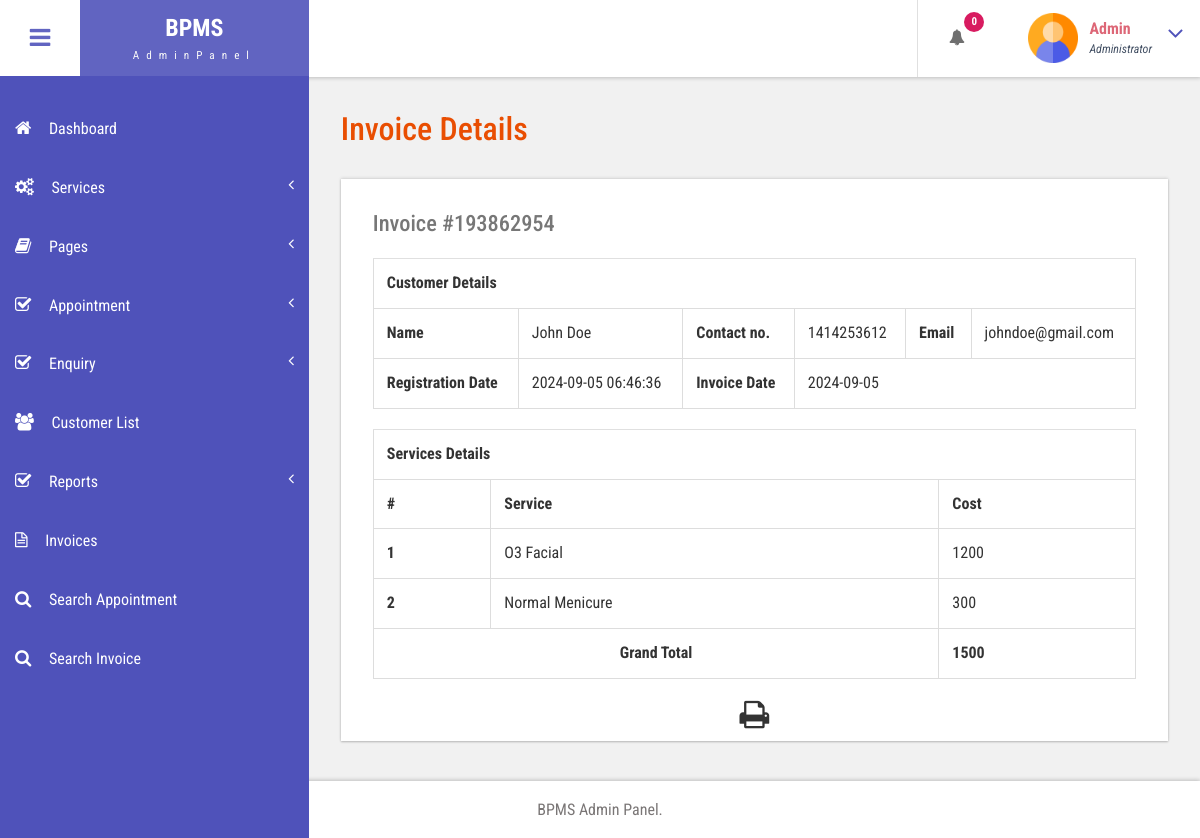
The app's page /admin/view-invoice.php?invoiceid=193862954 (signed in) with its own data.
### tables this page shows
CREATE TABLE `tblservices` (
  `ID` int(10) NOT NULL,
  `ServiceName` varchar(200) DEFAULT NULL,
  `ServiceDescription` mediumtext DEFAULT NULL,
  `Cost` int(10) DEFAULT NULL,
  `Image` varchar(200) DEFAULT NULL,
  `CreationDate` timestamp NULL DEFAULT current_timestamp()
);

### admin/view-invoice.php (the view, shortened to what this page needs)
<?php
include('includes/dbconnection.php');
if (strlen($_SESSION['bpmsaid']==0)) {
  header('location:logout.php');
  } else{
  ?>
<!DOCTYPE HTML>
<html>
<head>
<link href="css/bootstrap.css" rel='stylesheet' type='text/css' />
<link href="css/style.css" rel='stylesheet' type='text/css' />
<link href="css/font-awesome.css" rel="stylesheet">
<link href="css/animate.css" rel="stylesheet" type="text/css" media="all">
<link href="css/custom.css" rel="stylesheet">
</head>
<body class="cbp-spmenu-push">
	<div class="main-content">
		 <?php include_once('includes/sidebar.php');?>
		 <?php include_once('includes/header.php');?>
		<div id="page-wrapper">
			<div class="main-page">
				<div class="tables" id="exampl">
					<h3 class="title1">Invoice Details</h3>
	<?php
	$invid=intval($_GET['invoiceid']);
$ret=mysqli_query($con,"select DISTINCT  date(tblinvoice.PostingDate) as invoicedate,tbluser.FirstName,tbluser.LastName,tbluser.Email,tbluser.MobileNumber,tbluser.RegDate
	from  tblinvoice
	join tbluser on tbluser.ID=tblinvoice.Userid
	where tblinvoice.BillingId='$invid'");
while ($row=mysqli_fetch_array($ret)) {
?>
					<div class="table-responsive bs-example widget-shadow">
						<h4>Invoice #<?php echo $invid;?></h4>
						<table class="table table-bordered" width="100%" border="1">
<tr>
<th colspan="6">Customer Details</th>
</tr>
							 <tr>
								<th>Name</th>
								<td><?php echo $row['FirstName']?> <?php echo $row['LastName']?></td>
								<th>Contact no.</th>
								<td><?php echo $row['MobileNumber']?></td>
								<th>Email </th>
								<td><?php echo $row['Email']?></td>
							</tr>
							 <tr>
								<th>Registration Date</th>
								<td><?php echo $row['RegDate']?></td>
								<th>Invoice Date</th>
								<td colspan="3"><?php echo $row['invoicedate']?></td>
							</tr>
<?php }?>
</table>
<table class="table table-bordered" width="100%" border="1">
<tr>
<th colspan="3">Services Details</th>
</tr>
<tr>
<th>#</th>
<th>Service</th>
<th>Cost</th>
</tr>
<?php
$ret=mysqli_query($con,"select tblservices.ServiceName,tblservices.Cost
	from  tblinvoice
	join tblservices on tblservices.ID=tblinvoice.ServiceId
	where tblinvoice.BillingId='$invid'");
$cnt=1;
while ($row=mysqli_fetch_array($ret)) {
	?>
<tr>
<th><?php echo $cnt;?></th>
<td><?php echo $row['ServiceName']?></td>
<td><?php echo $subtotal=$row['Cost']?></td>
</tr>
<?php
$cnt=$cnt+1;
$gtotal+=$subtotal;
} ?>
<tr>
<th colspan="2" style="text-align:center">Grand Total</th>
<th><?php echo $gtotal?></th>
</tr>
</table>
  <p style="margin-top:1%"  align="center">
  <i class="fa fa-print fa-2x" style="cursor: pointer;"  OnClick="CallPrint(this.value)" ></i>
</p>
					</div>
				</div>
			</div>
		</div>
		 <?php include_once('includes/footer.php');?>
	</div>
</body>
</html>
<?php }  ?>

### admin/includes/header.php (shortened to what this page needs)
<div class="sticky-header header-section ">
      <div class="header-left">
        <button id="showLeftPush"><i class="fa fa-bars"></i></button>
        <div class="logo">
          <a href="index.html">
            <h1>BPMS</h1>
            <span>AdminPanel</span>
          </a>
        </div>
      </div>
      <div class="header-right">
        <div class="profile_details_left">
          <ul class="nofitications-dropdown">
            <?php
$ret1=mysqli_query($con,"select tbluser.FirstName,tbluser.LastName,tblbook.ID as bid,tblbook.AptNumber from tblbook join tbluser on tbluser.ID=tblbook.UserID where tblbook.Status is null");
$num=mysqli_num_rows($ret1);
?>
            <li class="dropdown head-dpdn">
              <a href="#" class="dropdown-toggle" data-toggle="dropdown" aria-expanded="false"><i class="fa fa-bell"></i><span class="badge blue"><?php echo $num;?></span></a>
            </li>
          </ul>
          <div class="clearfix"> </div>
        </div>
        <div class="profile_details">
        <?php
$adid=$_SESSION['bpmsaid'];
$ret=mysqli_query($con,"select AdminName from tbladmin where ID='$adid'");
$row=mysqli_fetch_array($ret);
$name=$row['AdminName'];
?>
          <ul>
            <li class="dropdown profile_details_drop">
              <a href="#" class="dropdown-toggle" data-toggle="dropdown" aria-expanded="false">
                <div class="profile_img">
                  <span class="prfil-img"><img src="images/admin.png" alt="" width="50" height="50"> </span>
                  <div class="user-name">
                    <p><?php echo $name; ?></p>
                    <span>Administrator</span>
                  </div>
                  <i class="fa fa-angle-down lnr"></i>
                  <div class="clearfix"></div>
                </div>
              </a>
            </li>
          </ul>
        </div>
      </div>
      <div class="clearfix"> </div>
    </div>

### admin/css/style.css (style rules this page uses)
h4, h5, h6, h1, h2, h3 { margin: 0; }
ul, ol { margin: 0; }
p { margin: 0; }
html, body { font-family: 'Roboto Condensed', sans-serif; font-size: 100%; overflow-x: hidden; background: #fff; }
body a { transition: 0.5s all ease; -webkit-transition: 0.5s all ease; -moz-transition: 0.5s all ease; -o-transition: 0.5s all ease; -ms-transition: 0.5s all ease; text-decoration:none; }
h1,h2,h3,h4,h5,h6 { margin:0; }
p { margin:0; }
ul,label { margin:0; padding:0; }
.main-content { position: relative; }
.sticky-header { position: fixed; top: 0; left:0px; width: 100%; z-index: 100; }
.header-section { background:#FFF; box-shadow: 1px 1px 4px rgba(0, 0, 0, 0.21); -webkit-box-shadow: 1px 1px 4px rgba(0, 0, 0, 0.21); -moz-box-shadow: 1px 1px 4px rgba(0, 0, 0, 0.21); -o-box-shadow: 1px 1px 4px rgba(0, 0, 0, 0.21); }
.header-section::after { clear: both; display: block; content: ''; }
.header-left { float: left; width: 45%; }
.header-right { float: right; }
button#showLeftPush { font-size: 1.5em; width: 80px; padding: 0.87em 0; text-align: center; cursor: pointer; float: left; color: #6F6F6F; -moz-transition: all 0.2s ease-out 0s; -webkit-transition: all 0.2s ease-out 0s; transition: all 0.2s ease-out 0s; border: none; background-color: #fff; outline:none; }
.cbp-spmenu-push { overflow-x: hidden; position: relative; }
.cbp-spmenu, .cbp-spmenu-push { -webkit-transition: all 0.3s ease; -moz-transition: all 0.3s ease; transition: all 0.3s ease; }
.cbp-spmenu-push div#page-wrapper { margin: 0 0 0 19.3em; transition:.5s all; -webkit-transition:.5s all; -moz-transition:.5s all; }
.fa { display: inline-block; font-family: FontAwesome; font-style: normal; font-weight: normal; line-height: 1; -webkit-font-smoothing: antialiased; -moz-osx-font-smoothing: grayscale; }
.logo { background: #6164C1; text-align: center; float: left; }
.logo a { padding: 0.9em 3.3em .7em; display: block; text-decoration: none; }
.logo a h1 { color: #fff; font-size: 1.5em; line-height: 1.2em; font-weight: 700; }
.logo a span { color: #F8F8F8; font-size: .7em; text-align: center; letter-spacing: 7px; }
.profile_details_left { float: left; }
li.dropdown.head-dpdn { display: inline-block; padding: 1.7em 0; border-left: 1px solid #E0E0E0; float: left; }
li.dropdown.head-dpdn a.dropdown-toggle { padding: 1.7em 2em; }
i.fa.fa-bell { color:#6F6F6F; }
.header-right span.badge { font-size: 11px; font-weight: bold; color: #FFF; background: #8BC34A; line-height: 15px; width: 20px; height: 20px; border-radius: 2em; -webkit-border-radius: 2em; -moz-border-radius: 2em; -o-border-radius: 2em; text-align: center; display: inline-block; position: absolute; top: 16%; padding: 2px 0 0; }
.header-right span.blue { background-color:#D81B60; }
.profile_details { float: right; }
.profile_details_drop a.dropdown-toggle { display:block; padding: 0.8em 3em 0 2em; }
.profile_img span.prfil-img { float:left; }
.user-name { float:left; margin-top:8px; margin-left:11px; height:35px; }
.profile_details ul li { list-style-type:none; position:relative; }
.profile_details li a i.fa.lnr { position: absolute; top: 34%; right: 8%; color: #4F52BA; font-size: 1.6em; }
.user-name p { font-size:1em; color:#DD6777; line-height:1em; font-weight:700; }
.user-name span { font-size: .75em; font-style: italic; color: #424f63; font-weight: normal; margin-top: .3em; }
.widget-shadow { background-color: #fff; box-shadow: 0 -1px 3px rgba(0,0,0,.12),0 1px 2px rgba(0,0,0,.24); -webkit-box-shadow: 0 -1px 3px rgba(0,0,0,.12),0 1px 2px rgba(0,0,0,.24); -moz-box-shadow: 0 -1px 3px rgba(0,0,0,.12),0 1px 2px rgba(0,0,0,.24); }
h3.title1 { font-size: 2em; color: #e94e02; margin-bottom: 0.8em; }
.table > thead > tr > th, .table > tbody > tr > th, .table > tfoot > tr > th, .table > thead > tr > td, .table > tbody > tr > td, .table > tfoot > tr > td { border-top: none; }
.tables h4 { font-size: 1.4em; margin-bottom: 1em; color: #777777; }
.tables .panel-body ,.tables .bs-example { padding: 2em 2em 0.5em; }
.tables .table > thead > tr > th, .tables .table > tbody > tr > th, .tables .table > tfoot > tr > th, .tables .table > thead > tr > td, .tables .table > tbody > tr > td, .tables .table > tfoot > tr > td { padding: 13px; border-top: 1px solid #E0E0E0; }
.bs-example { margin-top: 2em; }

### admin/css/custom.css (style rules this page uses)
#page-wrapper { padding:7em 2em 2.5em; background-color: #F1F1F1; }

### records on screen
tblservices: ServiceName "O3 Facial", Cost "1200"
tblservices: ServiceName "Normal Menicure", Cost "300"

### other values on screen
$num "0"
$name "Admin"
$row['FirstName'] "John"
$row['LastName'] "Doe"
$row['MobileNumber'] "1414253612"
$row['Email'] "johndoe@gmail.com"
$row['RegDate'] "2024-09-05 06:46:36"
$row['invoicedate'] "2024-09-05"
$gtotal "1500"
